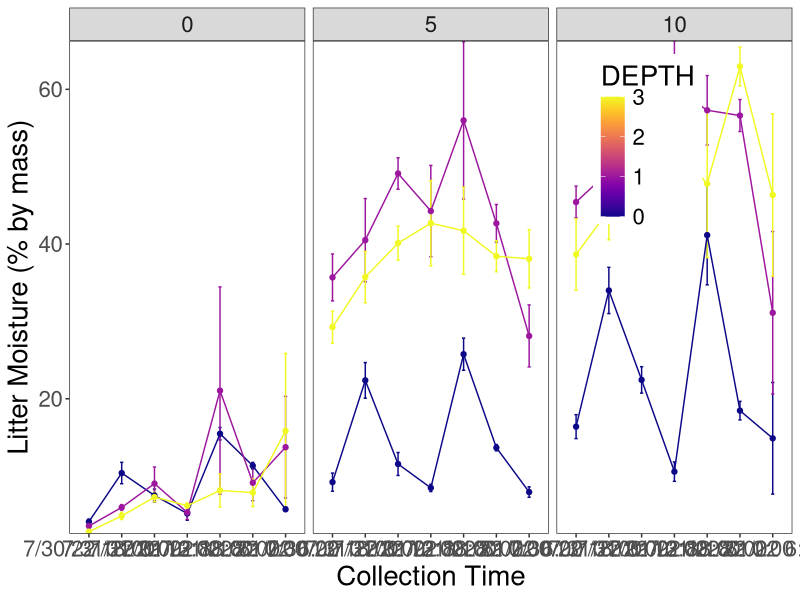
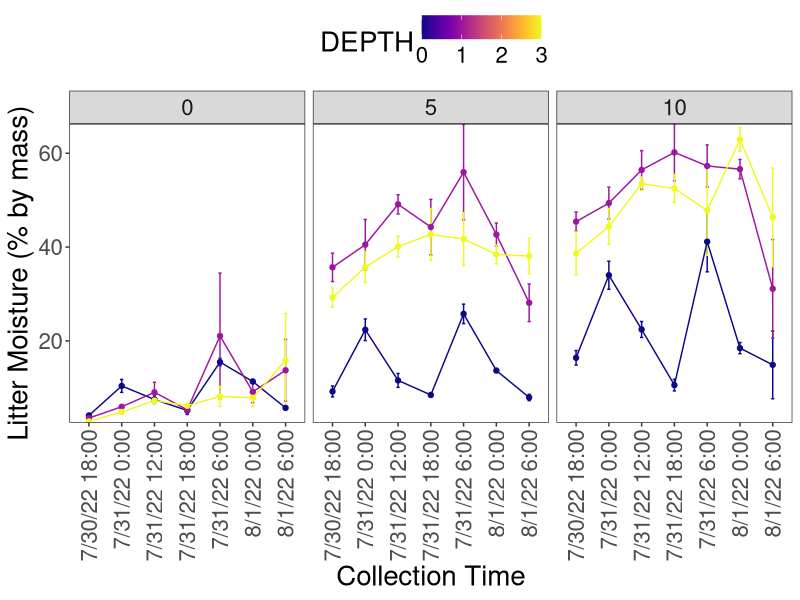

Source code (R) for these figures, in order:
# Analysis of IRES Litter Microclimate Group data for microphase 2 experiment
# HThroop wrote script on August 3, 2022 

setwd("/Users/Siena/Desktop/microclimate")
library(tidyverse)
library("viridis")
my_colors <- c("#e766f2","#6671f2","#f26d66")

#import dataset
df_microphase2=read.csv("microphase2.csv",header=TRUE)
df_microphase2$time<-(df_microphase2$Interval)*6
df_microphase2$Interval <- factor(df_microphase2$Interval) # make interval a categorical variable

# calculate litter wet and dry masses
df_microphase2$LitterWetMass <- df_microphase2$Sample_mass - df_microphase2$SandMasswBag - (df_microphase2$D_bagMasswSand-df_microphase2$Dryingbagmass) # sample wet mass at collection
df_microphase2$LitterDryMass <- df_microphase2$Drymasswbag - df_microphase2$D_bagMasswSand # sample dry mass at collection
df_microphase2$LitterMoisture <- ((df_microphase2$LitterWetMass - df_microphase2$LitterDryMass) / df_microphase2$LitterDryMass) *100 #sample dry mass at collection

df_microphase2 <- subset(df_microphase2,LitterMoisture > 0 )
df_microphase2 <- subset(df_microphase2,LitterMoisture < 100 )

Rainfall.labs <- c("0 mm", "5 mm", "10 mm") # New facet label names for dose variable
names(Rainfall.labs) <- c("0", "5", "10")



df_microphase2.means <- df_microphase2 %>% 
  group_by(DEPTH, Rainfall, Datetime) %>% 
  summarise(LitterMoisture_mean=mean(LitterMoisture, na.rm=TRUE), n=n(), sd=sd(LitterMoisture, na.rm=TRUE), se=sd/sqrt(n))
df_microphase2.means$se<-as.numeric(df_microphase2.means$se)
df_microphase2.means$LitterMoisture_mean<-as.numeric(df_microphase2.means$LitterMoisture_mean)
df_microphase2.means

df_microphase2.means$Rainfall <- as.factor(df_microphase2.means$Rainfall) # make target mass a categorical variable

p2 <- ggplot(df_microphase2.means, aes(x=Datetime, y=LitterMoisture_mean, colour=DEPTH)) +
  aes(group=DEPTH) +
  geom_errorbar(aes(ymin=LitterMoisture_mean-se, ymax=LitterMoisture_mean+se), width=0.1) +
  geom_line(aes(color=DEPTH)) +
  geom_point() +
  scale_color_viridis(option='C') +
  #scale_color_manual(values = my_colors) +
 # scale_size_manual(values=c(1, 1.5, 2))+
  xlab("Collection Time") + 
  ylab("Litter Moisture (% by mass)") +
  theme_bw() +
  theme(text = element_text(size = 20)) +
  theme(panel.grid.major = element_blank()) +
  theme(panel.grid.minor = element_blank()) +
  theme(legend.position = c(0.8, 0.8)) +
  scale_y_continuous(expand=c(0,0)) +
  facet_grid(~Rainfall)
p2
#p2 +   scale_fill_discrete(labels = c("0 mm", "5 mm", "10 mm")) 
p2 + theme(axis.text.x = element_text(angle = 90, vjust = 0.5, hjust=1),legend.position="top")


write.csv(df_microphase2,'Microphase2_coded_littermoisture.csv')


